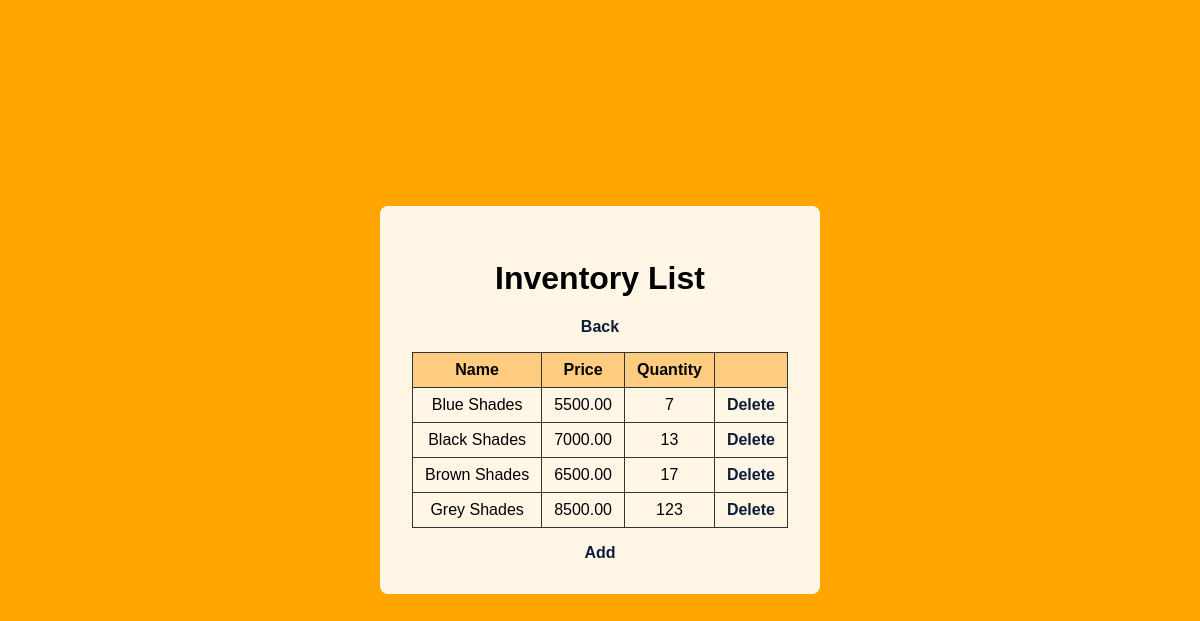
/recsite/inventory/ (signed in), run on the app's committed database.
### main_g/models.py (models this page shows, shortened)
class InventoryList(models.Model):
    user = models.ForeignKey(User, on_delete=models.CASCADE)
    name = models.CharField(max_length=200)
    price = models.DecimalField(max_digits=10, decimal_places=2)
    quantity = models.PositiveIntegerField(default=0)

### main_g/views.py (the view)
# urls.py: path("inventory/", views.InventoryListView.as_view(), name="inventory"),
class InventoryListView(LoginRequiredMixin, ListView):
    model = InventoryList
    template_name = 'main_g/inv_list.html'
    context_object_name = 'inventory'
    def get_queryset(self):
        return InventoryList.objects.filter(user=self.request.user)

### main_g/templates/main_g/inv_list.html (shortened to what this page needs)
<!DOCTYPE html>
<html lang="en">
<head>
</head>
<body>
<div class="container">
{% block content %}
    <h1>Inventory List</h1>
    <a href="/">Back</a>
    <table>
        <thead>
        <tr>
            <th>Name</th>
            <th>Price</th>
            <th>Quantity</th>
            <th></th>
        </tr>
        </thead>
        {% if inventory %}
            {% for inv in inventory %}
                <tr>
                    <td>{{ inv.name }}</td>
                    <td>{{ inv.price }}</td>
                    <td>{{ inv.quantity }}</td>
                    <td><a href="{% url 'delete' inv.pk %}">Delete</a></td>
                </tr>
            {% empty %}
                <tr><td colspan="4">No Items found</td></tr>
            {% endfor %}
        {% endif %}
    </table>
    <a href="create/">Add</a>
{% endblock %}
</div>
</body>
</html>

### main_g/templates/main_g/inv_list.html (style rules this page uses)
body { background-color: orange; margin: 0; font-family: Arial, sans-serif; display: flex; justify-content: center; align-items: center; min-height: 100vh; }
.container { text-align: center; background: rgba(255, 255, 255, 0.9); padding: 2rem; border-radius: 8px; }
table { margin: 1rem auto; border-collapse: collapse; width: 100%; max-width: 500px; }
th, td { border: 1px solid #333; padding: 8px 12px; }
th { background-color: #ffcc80; }
a { color: #0b1d3a; text-decoration: none; font-weight: bold; }

### data on the page
InventoryList: name "Blue Shades", price "5500.00", quantity "7"
InventoryList: name "Black Shades", price "7000.00", quantity "13"
InventoryList: name "Brown Shades", price "6500.00", quantity "17"
InventoryList: name "Grey Shades", price "8500.00", quantity "123"
